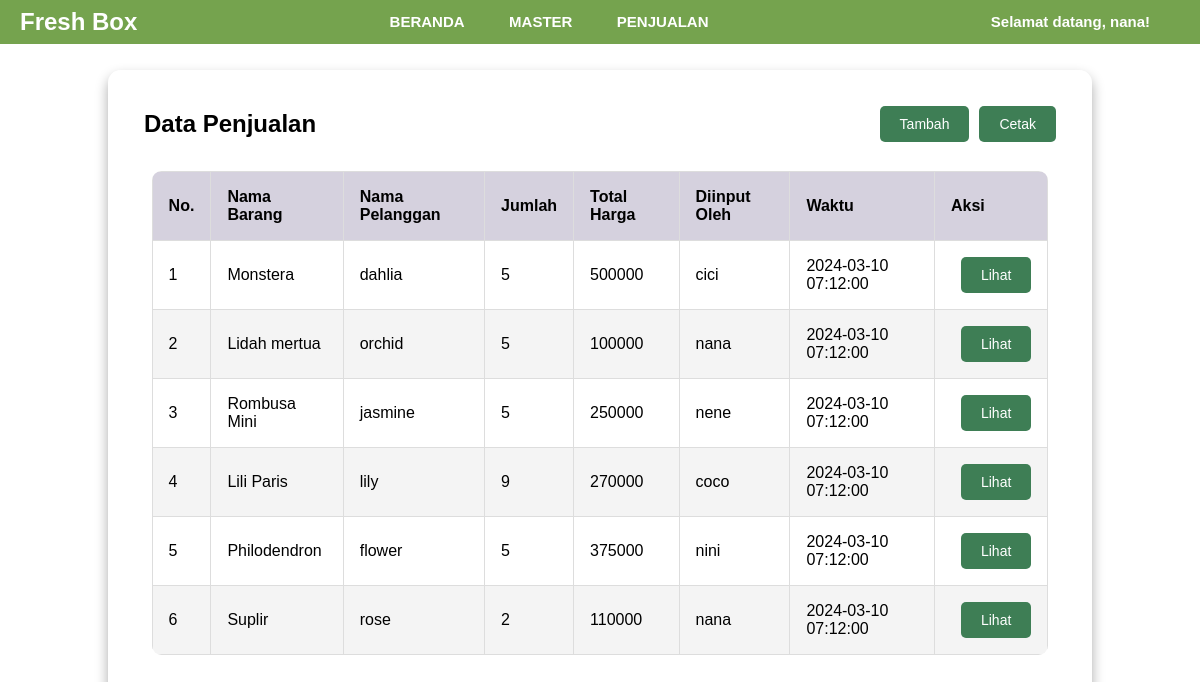
/penjualan.php (signed in), run on an earlier commit of the app's database.
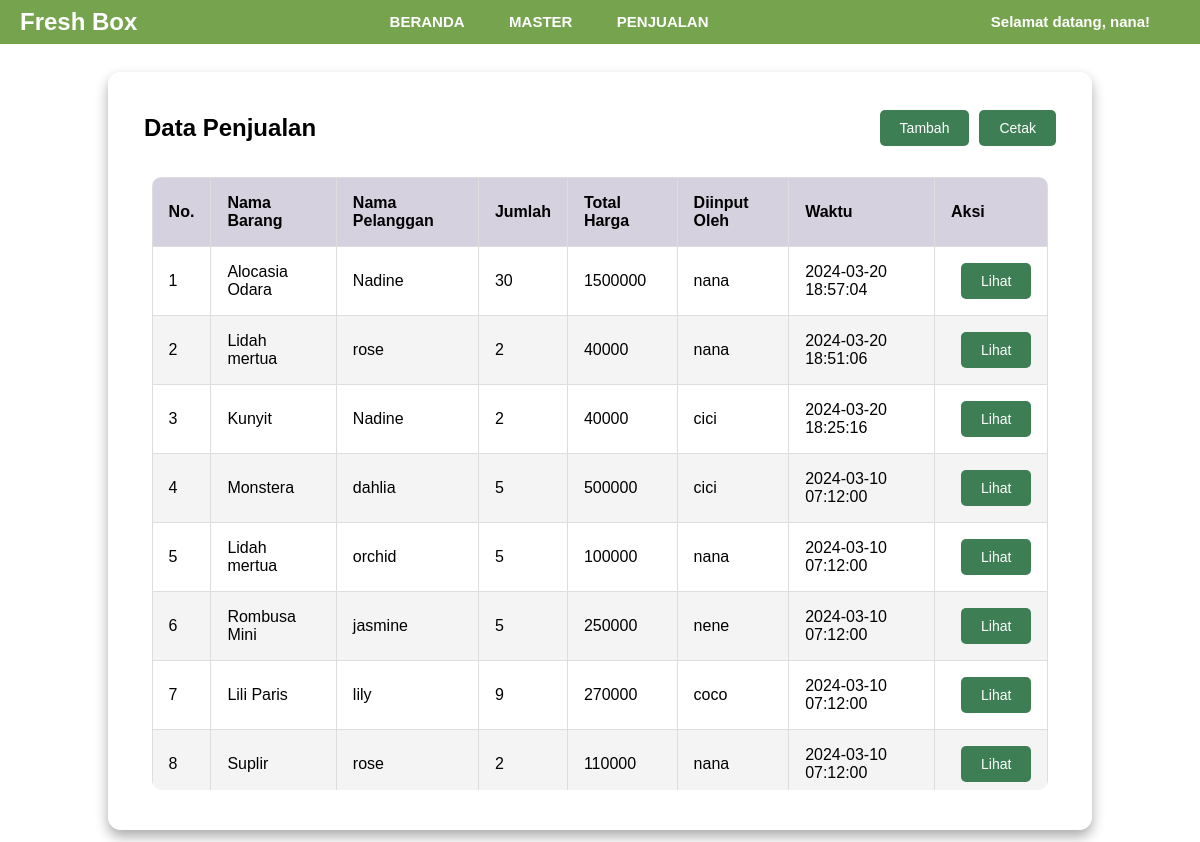
And on a later commit of the database.
### tables this page shows
CREATE TABLE `penjualan` (
  `id` int(10) UNSIGNED NOT NULL,
  `id_barang` int(10) UNSIGNED NOT NULL,
  `id_pelanggan` int(10) UNSIGNED NOT NULL,
  `jumlah` int(10) UNSIGNED NOT NULL,
  `total_harga` int(10) UNSIGNED NOT NULL,
  `id_staff` int(10) UNSIGNED NOT NULL,
  `created_at` timestamp NOT NULL DEFAULT current_timestamp(),
  `updated_at` timestamp NULL DEFAULT NULL ON UPDATE current_timestamp()
);

CREATE TABLE `barang` (
  `id` int(11) UNSIGNED NOT NULL,
  `nama` varchar(50) NOT NULL,
  `kategori` enum('tanaman hias','tanaman aromatik','tanaman herbal') NOT NULL,
  `stok` int(10) UNSIGNED NOT NULL,
  `harga` int(10) UNSIGNED NOT NULL,
  `created_at` timestamp NOT NULL DEFAULT current_timestamp(),
  `updated_at` timestamp NULL DEFAULT NULL ON UPDATE current_timestamp()
);

CREATE TABLE `pelanggan` (
  `id` int(10) UNSIGNED NOT NULL,
  `nama` varchar(255) NOT NULL,
  `alamat` text NOT NULL,
  `nomor_telepon` varchar(15) NOT NULL,
  `created_at` timestamp NOT NULL DEFAULT current_timestamp(),
  `updated_at` timestamp NULL DEFAULT NULL ON UPDATE current_timestamp()
);

CREATE TABLE `user` (
  `id` int(11) UNSIGNED NOT NULL,
  `username` varchar(50) NOT NULL,
  `password` varchar(255) NOT NULL,
  `level` enum('admin','keuangan','logistik') NOT NULL,
  `created_at` timestamp NOT NULL DEFAULT current_timestamp(),
  `updated_at` timestamp NULL DEFAULT NULL ON UPDATE current_timestamp()
);

### penjualan.php (the view, shortened to what this page needs)
<!DOCTYPE html>
<html>
<head>
    <link rel="stylesheet" href="tablestyle.css">
</head>
<header>
<?php include "menu.php"; ?>
</header>
<body>
    <?php
    require "koneksi.php";
   $sql = "SELECT penjualan.id,
       barang.nama AS nama_barang,
       pelanggan.nama,
       penjualan.jumlah,
       penjualan.total_harga,
       user.username,
       penjualan.created_at
        FROM penjualan
        JOIN barang ON penjualan.id_barang = barang.id
        JOIN pelanggan ON penjualan.id_pelanggan = pelanggan.id
        JOIN user ON penjualan.id_staff = user.id
        ORDER BY penjualan.created_at DESC";
    $query = mysqli_query($koneksi, $sql);
    ?>
    <main class="table">
        <section class="table__header">
            <h1>Data Penjualan</h1>
            <div class="button-container">
                <form action="new-penjualan.php" method="GET">
                    <button type="submit" class="btn btn-primary btn-custom btn-view">
                        <span class="btn-text">Tambah</span>
                    </button>
                </form>
                 <button onclick="cetaklaporan()" class="btn btn-primary btn-custom btn-view">Cetak</button>
            </div>
        </section>
        <section class="table__body">
        <table>
            <thead>
                <tr>
                    <th scope="col">No.</th>
                    <th scope="col">Nama Barang</th>
                    <th scope="col">Nama Pelanggan</th>
                    <th scope="col">Jumlah</th>
                    <th scope="col">Total Harga</th>
                    <th scope="col">Diinput oleh</th>
                    <th scope="col">Waktu</th>
                    <th scope="col" colspan="2">Aksi</th>
                </tr>
            </thead>
            <tbody>
                <?php $i = 1; ?>
                <?php while ($penjualan = mysqli_fetch_array($query)) : ?>
                    <tr>
                        <td><?= $i ?></td>
                        <td><?= $penjualan["nama_barang"] ?></td>
                        <td><?= $penjualan["nama"] ?></td>
                        <td><?= $penjualan["jumlah"] ?></td>
                        <td><?= $penjualan["total_harga"] ?></td>
                        <td><?= $penjualan["username"] ?></td>
                        <td><?= $penjualan["created_at"] ?></td>
                        <td>
                            <form action="read-penjualan.php" method="GET">
                                <button type="submit" class="btn btn-primary btn-custom btn-view">Lihat</button>
                            </form>
                        </td>
                    </tr>
                    <?php $i++; ?>
                <?php endwhile ?>
            </tbody>
        </table>
</body>
</html>

What changed in the data, as far as the page shows it:
removed penjualan: id_barang.nama "Philodendron", id_pelanggan.nama "flower", jumlah "5", total_harga "375000", id_staff.username "nini", created_at "2024-03-10 07:12:00"
added penjualan: id_barang.nama "Alocasia Odara", id_pelanggan.nama "Nadine", jumlah "30", total_harga "1500000", id_staff.username "nana", created_at "2024-03-20 18:57:04"
added penjualan: id_barang.nama "Lidah mertua", id_pelanggan.nama "rose", jumlah "2", total_harga "40000", id_staff.username "nana", created_at "2024-03-20 18:51:06"
added penjualan: id_barang.nama "Kunyit", id_pelanggan.nama "Nadine", jumlah "2", total_harga "40000", id_staff.username "cici", created_at "2024-03-20 18:25:16"
